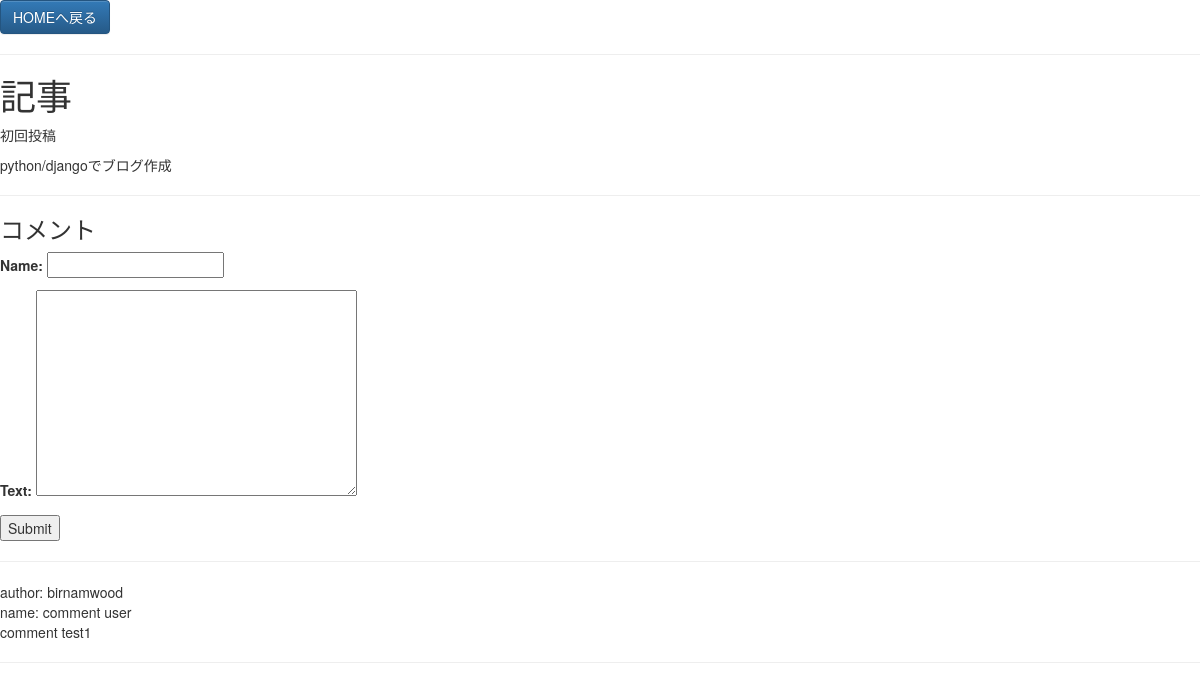
The app's page /article/1/ with its own data.
### blog/models.py (models this page shows, shortened)
class Post(models.Model):
  author = models.ForeignKey('auth.User', on_delete=models.CASCADE)
  title = models.CharField(max_length=200)
  text = models.TextField()
  created_date = models.DateTimeField(default=timezone.now)
  published_date = models.DateTimeField(blank=True, null=True)
  live = models.BooleanField(default=False)
  class Meta:  #メタクラス。順番をcreated_dateの降順にしている
      ordering = ['-created_date']
  def __str__(self):  #デフォルト
    return self.title

class Comment(models.Model):
  post = models.ForeignKey('Post', on_delete=models.CASCADE)
  author = models.ForeignKey('auth.User', on_delete=models.CASCADE)
  name = models.CharField(max_length=200)
  text = models.TextField()
  created_date = models.DateTimeField(default=timezone.now)
  class Meta:
    ordering = ['-created_date']

### blog/views.py (the view)
# urls.py: path('article/<int:pk>/', views.article, name='article'),
def article(request, pk):
  article = Post.objects.get(id=pk)
  comments = Comment.objects.filter(post=article)
  if request.method == "POST":
    form = forms.CommentForm(request.POST)
    if form.is_valid():
      comment = form.save(commit=False)
      comment.post = article
      comment.author = request.user
      comment.save()
  else:
    form = forms.CommentForm()
  print(article)
  return render(request, 'blog/article.html',{
     'article': article,
     'form': form,
     'comments': comments
     })

### blog/forms.py
class CommentForm(forms.ModelForm):
  class Meta:
    model = models.Comment
    fields = ('name', 'text',)

### blog/templates/blog/article.html (shortened to what this page needs)
<html>
  <head>
    <link rel="stylesheet" href="//maxcdn.bootstrapcdn.com/bootstrap/3.2.0/css/bootstrap.min.css">
    <link rel="stylesheet" href="//maxcdn.bootstrapcdn.com/bootstrap/3.2.0/css/bootstrap-theme.min.css">
  </head>
  <body>
    <a href="{% url 'blog:post_list' %}" class="btn btn-primary">HOMEへ戻る</a>
    <hr>
    <h1>記事</h1>
    <p>{{ article.title }}</p>
    <p>{{ article.text|linebreaksbr }}</p>
    <hr>
    <div>
      <h3>コメント</h3>
      <form method="post" action="">
        {{ form.as_p }}
        <input type="submit">
      </form>
      <hr>
      {% for comment in comments %}
        author: {{ comment.author }}<br>
        name: {{ comment.name }}<br>
        {{ comment.text}}<br>
          <hr>
      {% endfor %}
    </div>
  </body>
</html>

### records on screen
Post: title "初回投稿", text "python/djangoでブログ作成"
Comment: author "birnamwood", name "comment user", text "comment test1"
